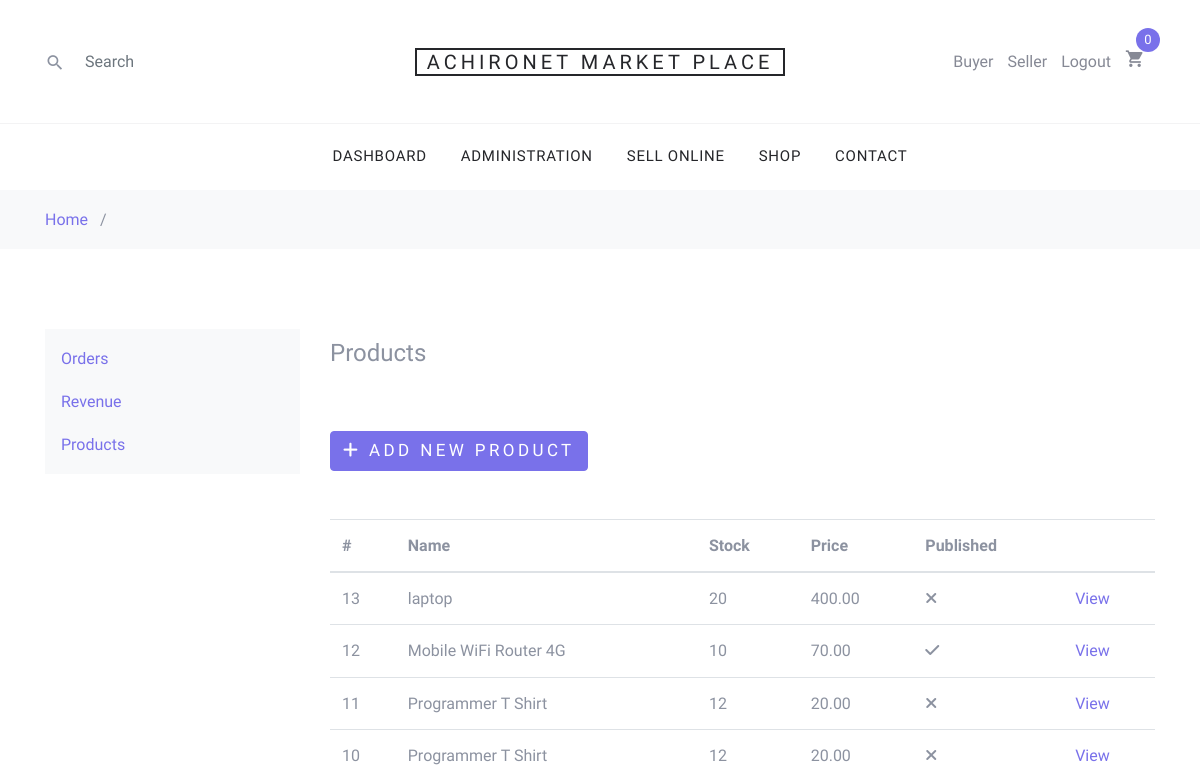
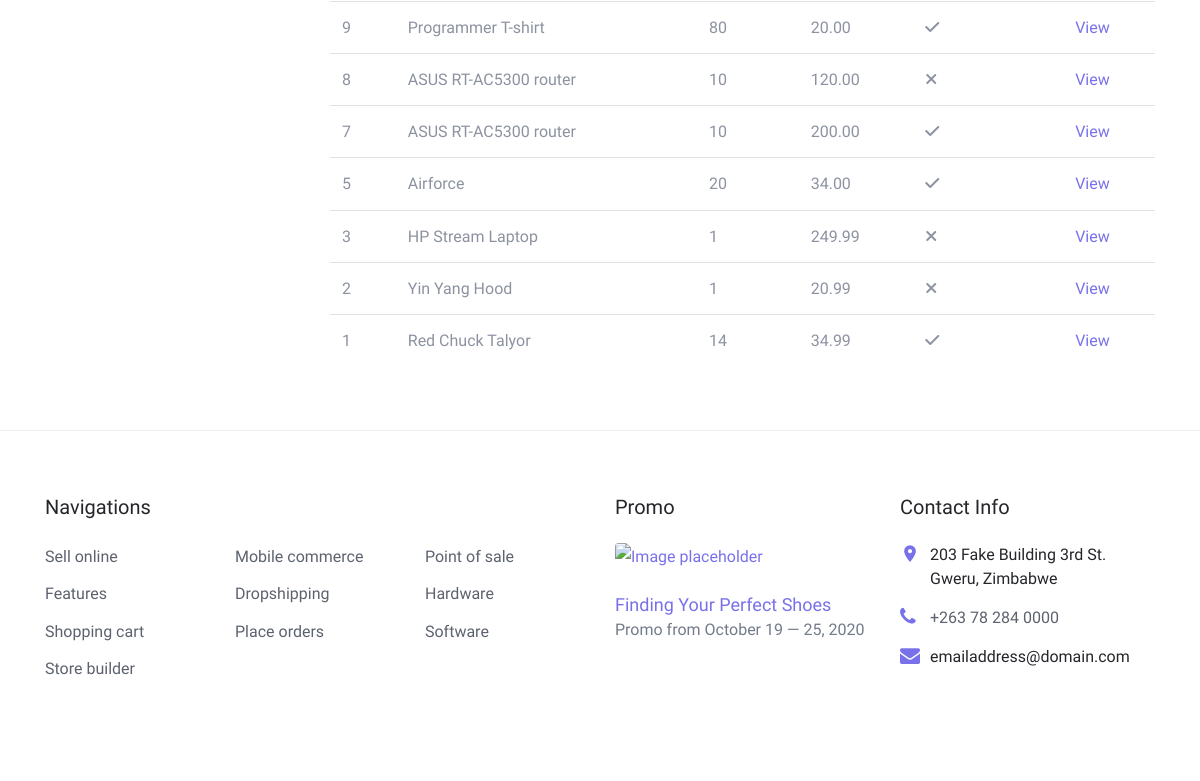
The page /sell/products/ (signed in) on the database as committed earlier (2 pictures, top to bottom).
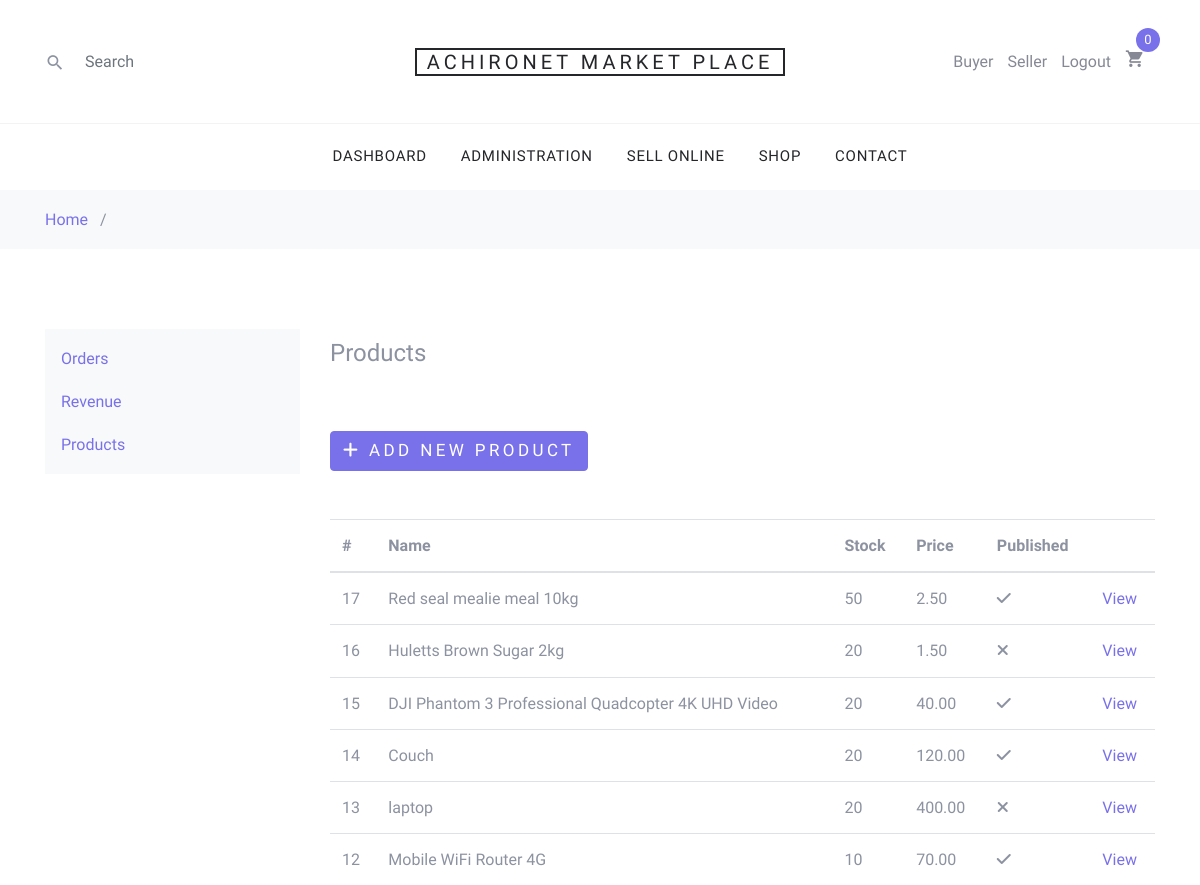
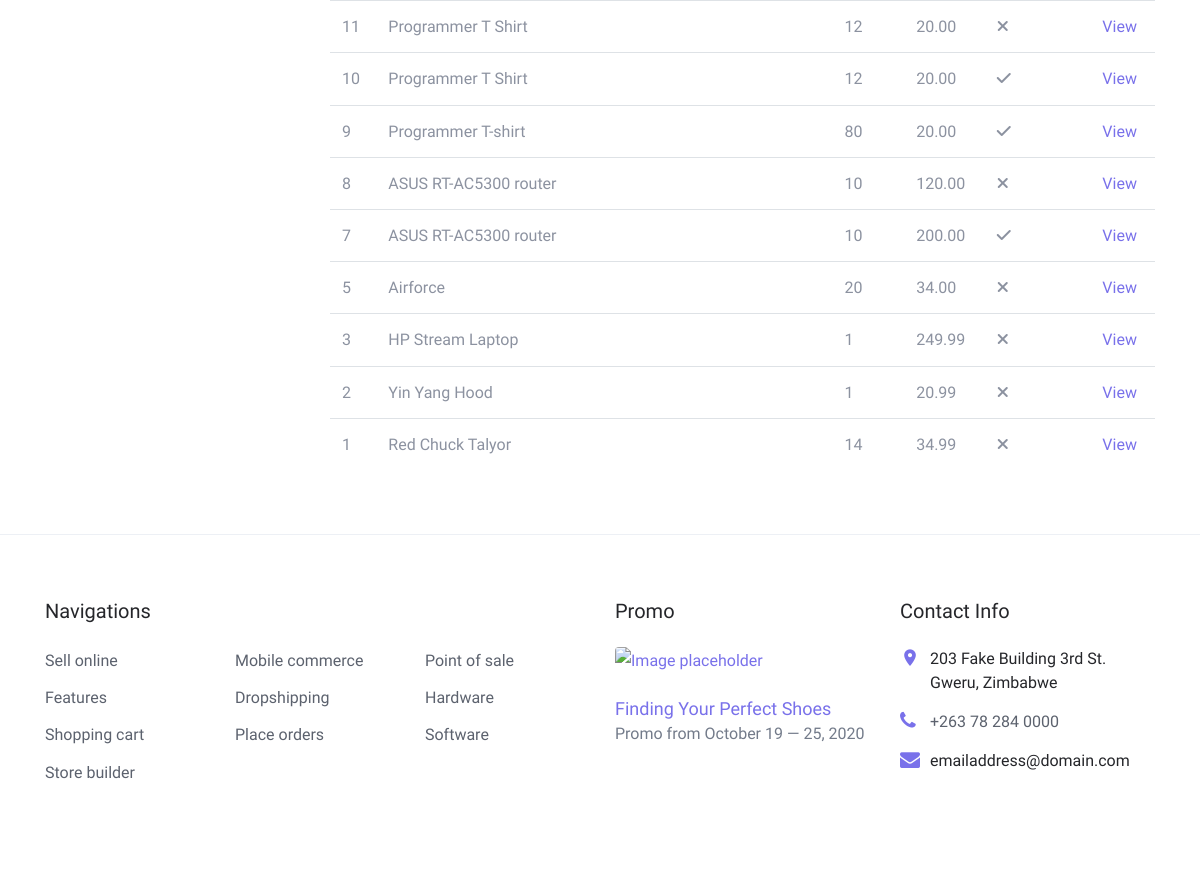
The same page on the database as committed later (2 pictures, top to bottom).
### shop/models.py (models this page shows, shortened)
class Product(models.Model):
    category = models.ForeignKey(Category, related_name='products',
                                 on_delete=models.CASCADE)
    name = models.CharField(max_length=200, db_index=True)
    slug = models.SlugField(max_length=200, db_index=True)
    image = models.ImageField(upload_to='products/%Y/%m/%d', blank=True)
    description = models.TextField(max_length=500)
    price = models.DecimalField(max_digits=10, decimal_places=2)
    available = models.BooleanField(default=True)
    published = models.BooleanField(default=False)
    created = models.DateTimeField(auto_now_add=True)
    updated = models.DateTimeField(auto_now=True)
    stock = models.IntegerField()
    seller = models.ForeignKey(
        SellerProfile, related_name='stock', on_delete=models.CASCADE, null=True)
    class Meta:
        ordering = ('name',)
        index_together = (('id', 'slug'),)

### sell/views.py (the view)
# urls.py: path('products/', views.products, name='products'),
def products(request):
    context = {}
    products = request.user.sellerprofile.stock.all().order_by('-created')
    context['products'] = products
    return render(request, 'sell/products.html', context)

### sell/templates/sell/products.html (shortened to what this page needs)
{% extends "./base.html" %}
{% load static %}
{% load crispy_forms_tags %}
{% block content %}
<div class="container">
<div class="row py-5">
 <div class="col">
        {% include "./components/side_nav.html" %}
        <br>
 </div>
<div class="col-9">
<div class="card-box" style="margin-top:10px">
                <h4 class="header-title mb-3">Products </h4>
                <div class="py-5">
                  <a href="{% url 'sell:product_create' %}" class="btn btn-primary" ><i class="fas fa-plus"></i> Add new product</a>
                </div>
                <div class="table-responsive">
                <table class="table">
                        <thead>
                            <tr>
                                <th>#</th>
                                <th>Name</th>
                                <th>Stock</th>
                                <th>Price</th>
                                <th>Published</th>
                                <th>&nbsp;</th>
                            </tr>
                        </thead>
                        <tbody>
                            <tr>
                                {% for product in products %}
                                <td>{{product.pk}}</td>
                                <td>{{product.name}}</td>
                                <td>{{product.stock}}</td>
                                <td>{{product.price}}</td>
                                <td><span class="label label-info">
                                    {% if product.published %}
                                    <i class="fas fa-check"></i>
                                    {% else %}
                                    <i class="fas fa-times"></i>
                                    {% endif %}
                                </span></td>
                                <td><a href="{% url 'sell:product_view' product.pk %}">View</a></td>
                            </tr>
                            {% endfor %}
                        </tbody>
                    </table>
                </div>
            </div>
        </div>
    </div>
</div>
{% endblock %}

Rows that differ between the two databases and show on the page:
added Product: pk "17", name "Red seal mealie meal 10kg", stock "50", price "2.50", published True (drawn)
added Product: pk "16", name "Huletts Brown Sugar 2kg", stock "20", price "1.50", published False (drawn)
added Product: pk "15", name "DJI Phantom 3 Professional Quadcopter 4K UHD Video", stock "20", price "40.00", published True (drawn)
added Product: pk "14", name "Couch", stock "20", price "120.00", published True (drawn)
changed Product id 10: published False → True (drawn)
changed Product "Airforce": published True → False (drawn)
changed Product "Red Chuck Talyor": published True → False (drawn)
